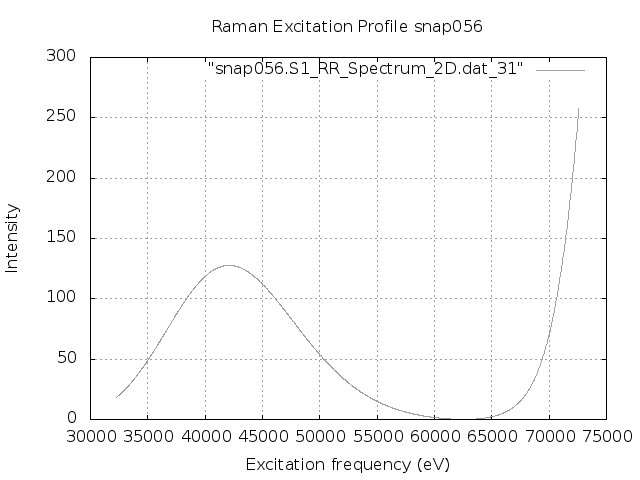

Reproduce this figure in gnuplot.
set terminal png
set output "snap056.S1.REP.png"
set xlabel 'Excitation frequency (eV)'
set ylabel 'Intensity'
set title "Raman Excitation Profile snap056"
set grid
set autoscale
plot "snap056.S1_RR_Spectrum_2D.dat_31" with lines lc "blue"
exit
